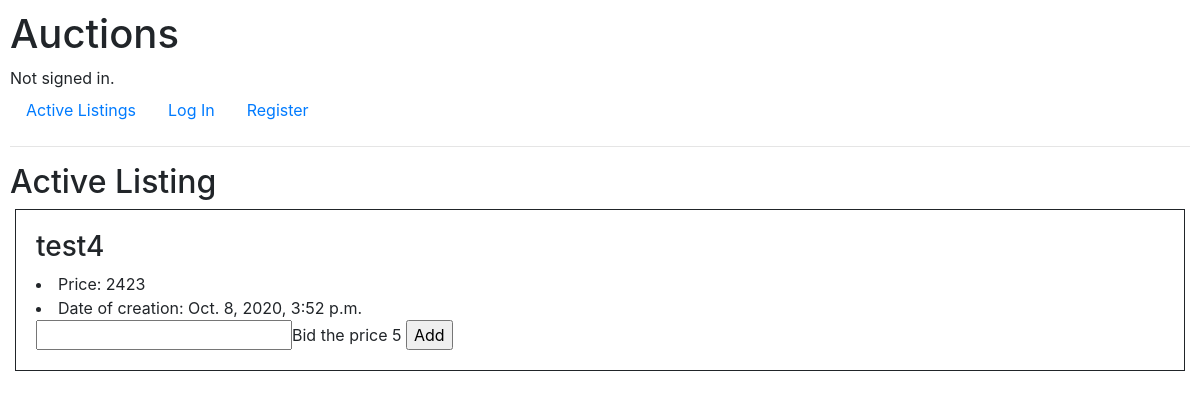
Before: /5 with the older database file.
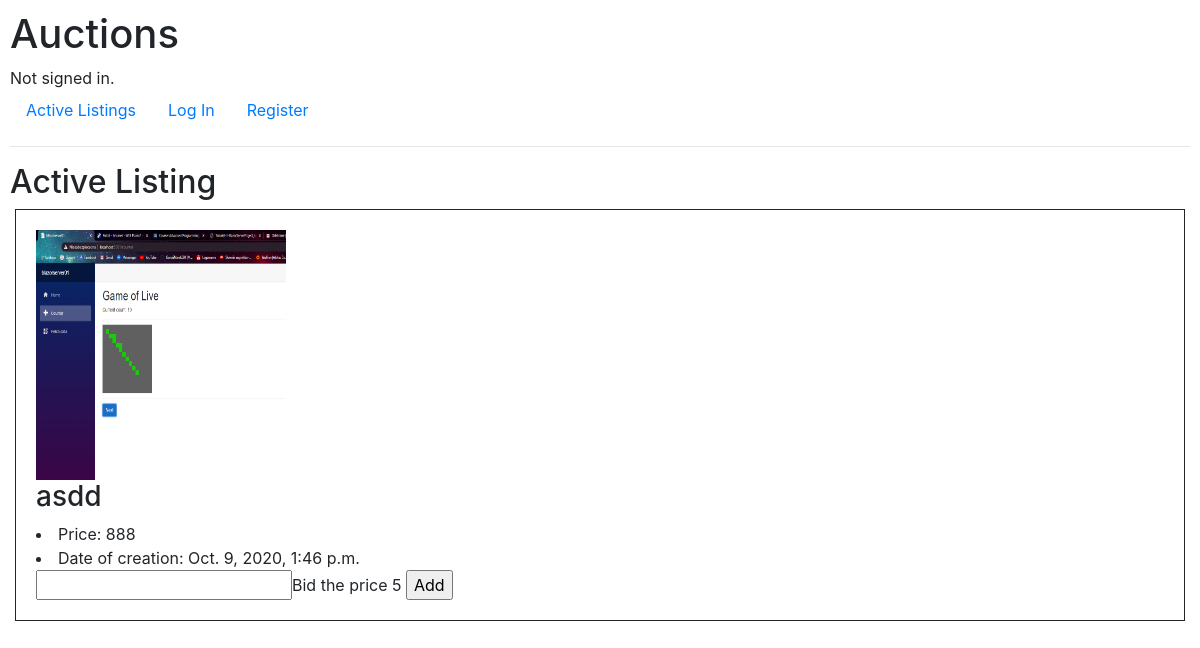
After: the same page with the newer database file.
### auctions/models.py (models this page shows, shortened)
class Auction(models.Model):
    name = models.CharField(max_length=64)
    price = models.IntegerField()
    creation_date = models.DateTimeField()
    photos = models.ManyToManyField(Photo, related_name='photos', blank=True)
    auction_category = models.ForeignKey(Category, on_delete=models.CASCADE, related_name="categories")

class Photo(models.Model):
    image_name = models.TextField()
    url = models.TextField()

### auctions/views.py (the view)
# urls.py: path("<int:listing_id>", views.listing, name="listing"),
def listing(request, listing_id):
    listing = Auction.objects.get(pk=listing_id)
    return render(request, "auctions/listing.html",{
        "listing":listing,
        "photos":Photo.objects.all(),
    })

### auctions/templates/auctions/listing.html (shortened to what this page needs)
{% extends "auctions/layout.html" %}
{% load static %}
{% block body %}
    <h2>Active Listing</h2>
            <div class="listening">
                {% for n in listing.photos.all %}
                    <img src="{% static n.url %}" width="250" height="250">
                {% endfor %}
                <h3>{{listing.name}}</h3>
                <li>
                    Price: {{listing.price}}
                </li>
                <li>
                    Date of creation: {{listing.creation_date}}
                </li>
                <form action="{% url 'bid' %}" method="POST">
                    <input type="number" name="bid">Bid the price</input>
                    <input type="hidden" name="auction_id" value="{{listing.id}}">{{listing.id}}</input>
                    <input type="submit" value="Add">
                </form>
            </div>
{% endblock %}

Changed rows visible on the page:
now on this page (row edited): Photo: url (picture)
changed Auction id 5: name "test4" → "asdd"; price "2423" → "888"; creation_date "Oct. 8, 2020, 3:52 p.m." → "Oct. 9, 2020, 1:46 p.m."
